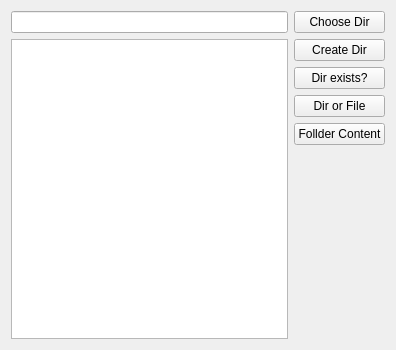
<?xml version="1.0" encoding="UTF-8"?>
<ui version="4.0">
 <class>Widget</class>
 <widget class="QWidget" name="Widget">
  <property name="geometry">
   <rect>
    <x>0</x>
    <y>0</y>
    <width>396</width>
    <height>350</height>
   </rect>
  </property>
  <property name="windowTitle">
   <string>Widget</string>
  </property>
  <layout class="QHBoxLayout" name="horizontalLayout">
   <item>
    <layout class="QVBoxLayout" name="verticalLayout_2">
     <item>
      <widget class="QLineEdit" name="lineEdit"/>
     </item>
     <item>
      <widget class="QListWidget" name="listWidget"/>
     </item>
    </layout>
   </item>
   <item>
    <layout class="QVBoxLayout" name="verticalLayout">
     <item>
      <widget class="QPushButton" name="chooseDirButton">
       <property name="text">
        <string>Choose Dir</string>
       </property>
      </widget>
     </item>
     <item>
      <widget class="QPushButton" name="createDirButton">
       <property name="text">
        <string>Create Dir</string>
       </property>
      </widget>
     </item>
     <item>
      <widget class="QPushButton" name="dirExistsButton">
       <property name="text">
        <string>Dir exists?</string>
       </property>
      </widget>
     </item>
     <item>
      <widget class="QPushButton" name="dirOrFileButton">
       <property name="text">
        <string>Dir or File</string>
       </property>
      </widget>
     </item>
     <item>
      <widget class="QPushButton" name="folderContent">
       <property name="text">
        <string>Follder Content</string>
       </property>
      </widget>
     </item>
     <item>
      <spacer name="verticalSpacer">
       <property name="orientation">
        <enum>Qt::Vertical</enum>
       </property>
       <property name="sizeHint" stdset="0">
        <size>
         <width>20</width>
         <height>40</height>
        </size>
       </property>
      </spacer>
     </item>
    </layout>
   </item>
  </layout>
 </widget>
 <resources/>
 <connections/>
</ui>
